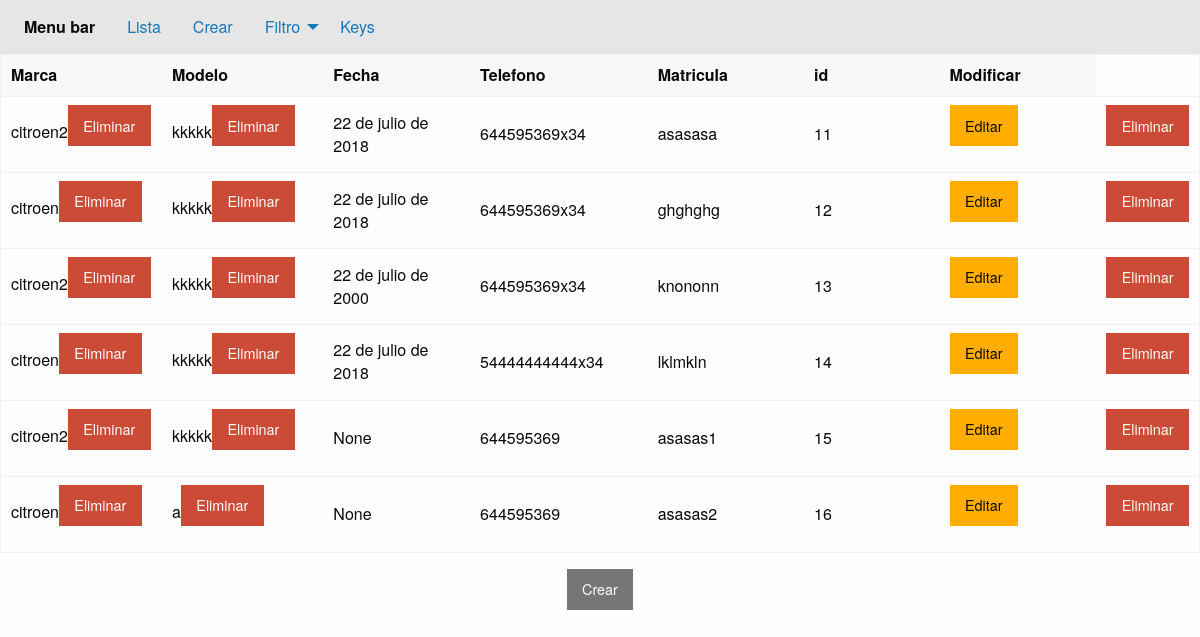
/listado/, run on the app's committed database.
### apps/coche/models.py (models this page shows, shortened)
class Coche(models.Model):
    marca=models.ForeignKey(Marca_coche,on_delete=models.CASCADE)
    modelo=models.ForeignKey(modelo_de_coche,on_delete=models.CASCADE,blank=True)
    fecha=models.DateField(null=True, blank=True)
    Telefono=PhoneField(null=True, blank=True)
    matricula=models.CharField("Matricula",max_length=7,unique=True)

### apps/marca_coche/models.py (models this page shows, shortened)
class Marca_coche(models.Model):
    marca=models.CharField("Marca de coche",max_length=100)
    class Meta:
        verbose_name = ("Marca de coche")
        verbose_name_plural = ("Marcas de coches")

### apps/modelo_coche/models.py (models this page shows, shortened)
class modelo_de_coche(models.Model):
    modelo=models.CharField(("Modelo de coche"), max_length=100)
    class Meta:
        verbose_name = ("modelo")
        verbose_name_plural = ("modelos")

### apps/coche/views.py (the view)
# urls.py: path('listado/',views.Listacar.as_view(),name='lista'),
class Listacar(ListView):
    template_name='Lista/lista.html'
    model=Coche
    context_object_name='lenlista'

### templates/Lista/lista.html (shortened to what this page needs)
{% extends 'base/base.html' %}
{% load static %}
{% block content %}
{%include 'base/tor_bar.html' %}
{% include 'Lista/lista_base.html'%}
{% endblock content %}

### templates/base/base.html (shortened to what this page needs)
{% load static %}
<html lang="en">
    <head>
        <link rel="stylesheet" href="{% static 'css/foundation.min.css' %}">
    </head>
<body>
        {% block content %}
        {% endblock content %}
    </body>
</html>

### templates/base/tor_bar.html (shortened to what this page needs)
<div class="top-bar" id="responsive-menu">
    <div class="top-bar-left">
      <ul class="dropdown menu" data-dropdown-menu>
        <li class="menu-text">Menu bar</li>
        <li class="has-submenu">
          <a href="../listado">Lista</a>
        </li>
        <li><a href="../crear/">Crear</a></li>
        <li>
          <a>Filtro</a>
        <li><a href="{% url 'url:key' %}">Keys</a></li>
      </ul>
    </div>
</div>

### templates/Lista/lista_base.html
<header>
    <table class="hover">
        <thead>
          <tr>
            <th width="200">Marca</th>
            <th width="200">Modelo</th>
            <th width="200">Fecha</th>
            <th width="200">Telefono</th>
            <th width="200">Matricula</th>
            <th width="200">id</th>
            <th width="200">Modificar</th>
          </tr>
        </thead>
{% for e in  object_list %}
    <tbody>
      <tr>
        <td>{{e.marca.marca}}<a class="alert button" href="{%url 'marca:eliminar' e.marca.id %}">Eliminar</a></td>
        <td>{{e.modelo.modelo}}<a class="alert button" href="{%url 'modelo:eliminar' e.modelo.id %}">Eliminar</a></td>
        <td>{{e.fecha}}</td>
        <td>{{e.Telefono}}</td>
        <td>{{e.matricula}}</td>
        <td>{{e.id}}</td>
        <td><a class="warning button" href="{%url 'url:update' e.id %}">Editar</a></td>
        <td><a class="alert button" href="{%url 'url:delete' e.id %}">Eliminar</a></td>
{% endfor %}
</tr>
</tbody>
</table>
<center><a class="button secondary" href="../crear/">Crear</a></center>
</header>

### data on the page
Coche: marca.marca "citroen2", modelo.modelo "kkkkk", fecha "22 de julio de 2018", Telefono "644595369x34", matricula "asasasa", id "11"
Coche: marca.marca "citroen", modelo.modelo "kkkkk", fecha "22 de julio de 2018", Telefono "644595369x34", matricula "ghghghg", id "12"
Coche: marca.marca "citroen2", modelo.modelo "kkkkk", fecha "22 de julio de 2000", Telefono "644595369x34", matricula "knononn", id "13"
Coche: marca.marca "citroen", modelo.modelo "kkkkk", fecha "22 de julio de 2018", Telefono "54444444444x34", matricula "lklmkln", id "14"
Coche: marca.marca "citroen2", modelo.modelo "kkkkk", fecha "None", Telefono "644595369", matricula "asasas1", id "15"
Coche: marca.marca "citroen", modelo.modelo "a", fecha "None", Telefono "644595369", matricula "asasas2", id "16"
